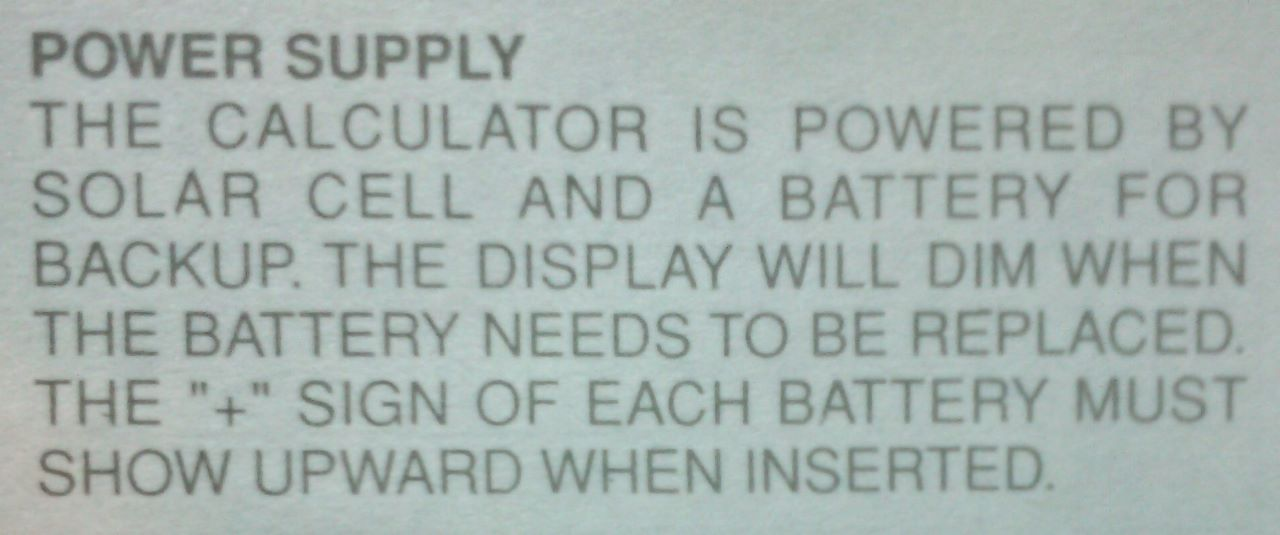
#> input picture OCR/a.jpeg, 1280 x 535 px
$ python main.py
#> lines starting #> are read from the running program, lines starting #| are printed output that depends on the picture; after the words box and inside, x2 and y2 are one past the last pixel; in counts of white or black regions, pixels touching at a corner belong together
import pytesseract
import cv2

# Set the language-specific model
lang_model = 'eng'  # Change to the appropriate language for your input image

# Set the OCR configuration settings
ocr_config = r"--psm 11 --oem 3 -l {}".format(lang_model)

# Load the image
img = cv2.imread("a.jpeg")
#> img is the input picture: shape (535, 1280, 3); mean B, G, R 174.9, 178.7, 166.5

# Convert the image to grayscale
gray = cv2.cvtColor(img, cv2.COLOR_BGR2GRAY)

# Apply adaptive thresholding to the grayscale image
gray = cv2.adaptiveThreshold(gray, 255, cv2.ADAPTIVE_THRESH_GAUSSIAN_C, cv2.THRESH_BINARY, 11, 2)
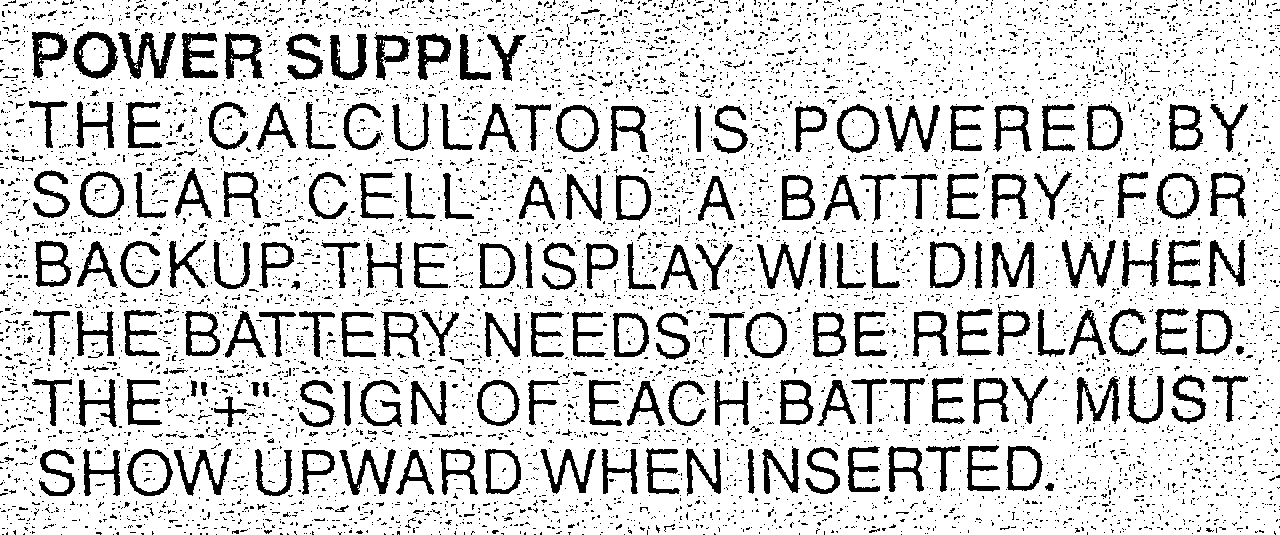
#> gray: shape (535, 1280); 82.7% white; 7141 black regions (6888 under 20 px), largest, box (x1, y1, x2, y2) and area: (118, 32, 176, 79) 1127, (73, 31, 118, 79) 907, (1062, 240, 1116, 288) 878

# Apply a median filter to the thresholded image to remove noise
gray = cv2.medianBlur(gray, 3)
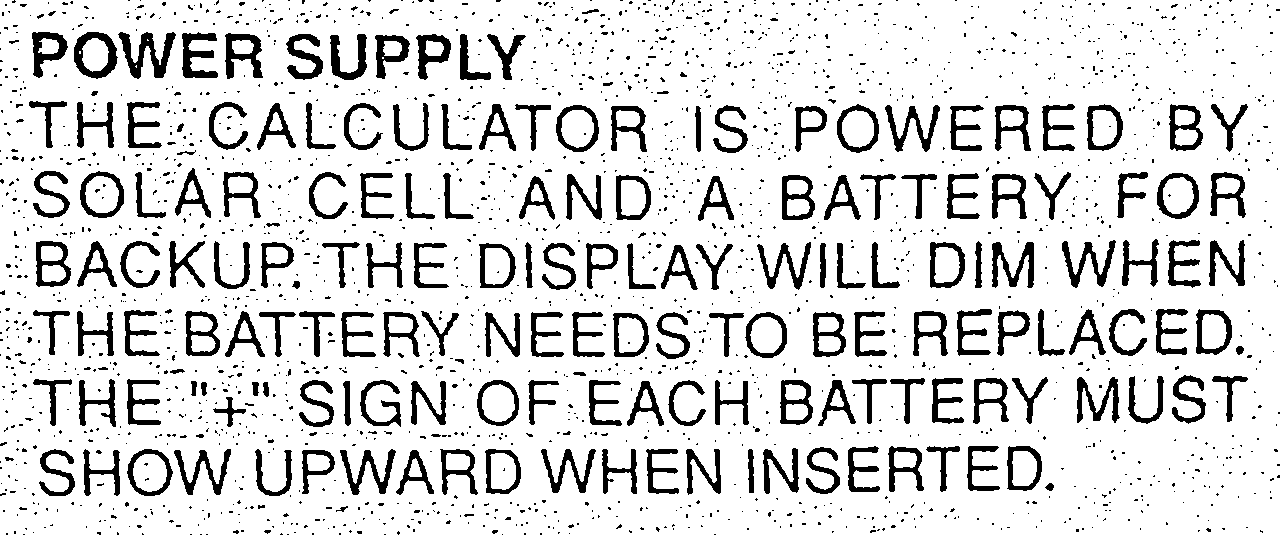
#> gray: shape (535, 1280); 85.4% white; 2096 black regions (1899 under 20 px), largest, box (x1, y1, x2, y2) and area: (118, 32, 176, 79) 1148, (74, 32, 118, 79) 909, (992, 242, 1034, 288) 881

# Apply dilations and erosions to the thresholded image to improve OCR accuracy
kernel = cv2.getStructuringElement(cv2.MORPH_RECT, (3,3))
gray = cv2.erode(gray, kernel, iterations=1)
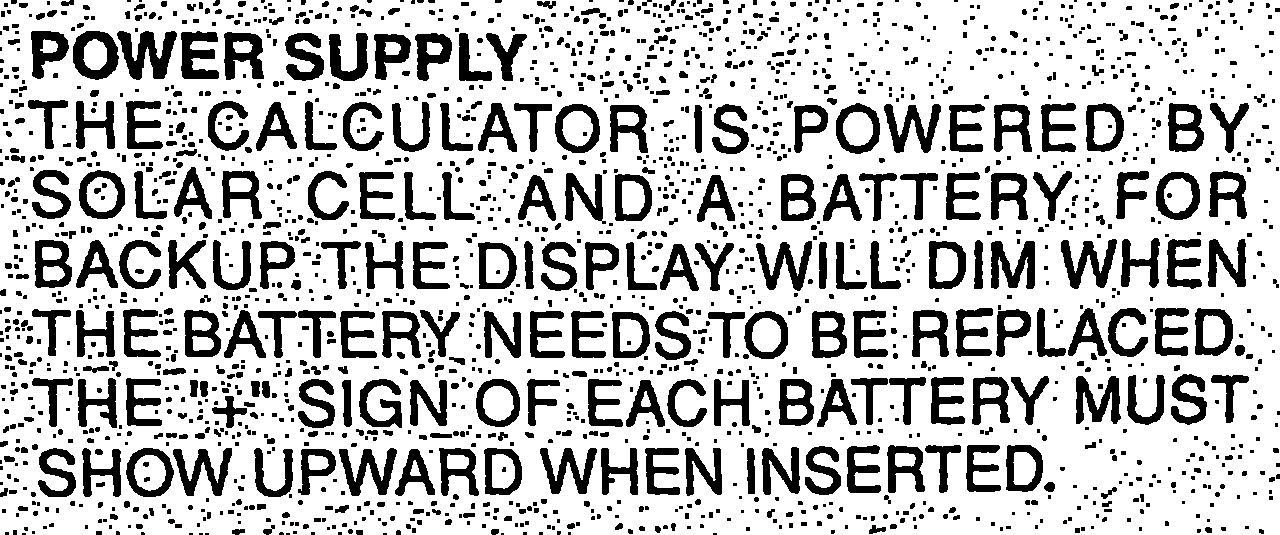
#> gray: shape (535, 1280); 75.1% white; 1955 black regions (1069 under 20 px), largest, box (x1, y1, x2, y2) and area: (117, 31, 177, 80) 1571, (1061, 239, 1117, 289) 1296, (991, 241, 1035, 289) 1285
gray = cv2.dilate(gray, kernel, iterations=1)
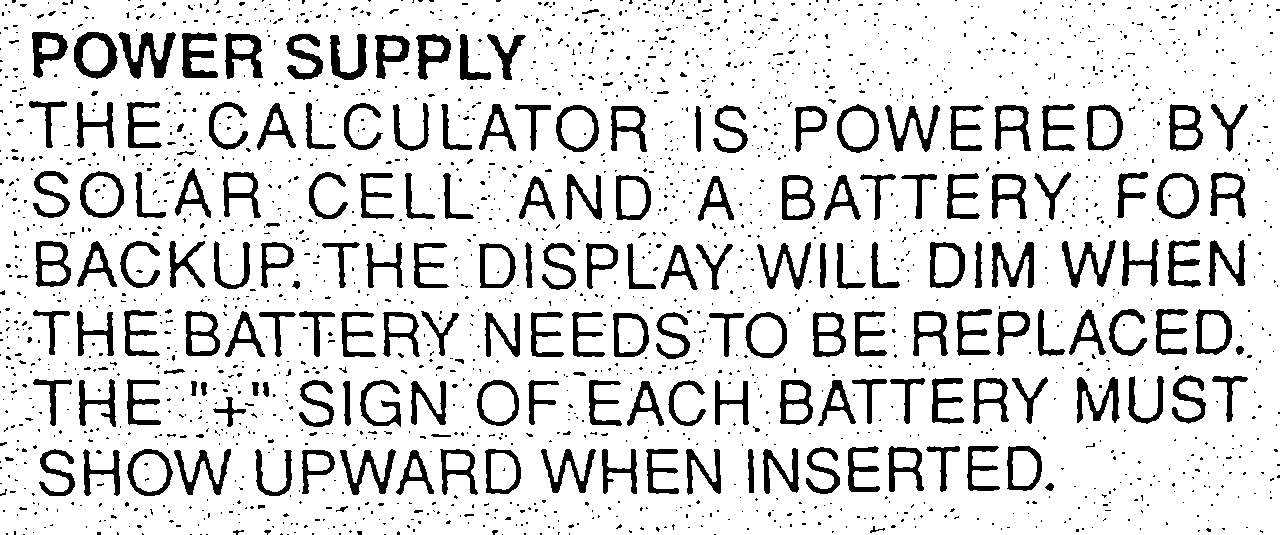
#> gray: shape (535, 1280); 85.2% white; 2036 black regions (1830 under 20 px), largest, box (x1, y1, x2, y2) and area: (118, 32, 176, 79) 1175, (74, 32, 118, 79) 921, (992, 242, 1034, 288) 891

# Perform text detection to get the bounding boxes
#> (the run stopped early here; a loop or call above may not have finished)
